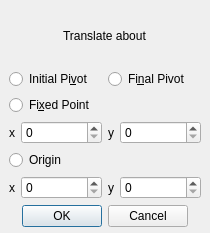
<?xml version="1.0" encoding="UTF-8"?>
<ui version="4.0">
 <class>Translate_dialog</class>
 <widget class="QDialog" name="Translate_dialog">
  <property name="geometry">
   <rect>
    <x>0</x>
    <y>0</y>
    <width>210</width>
    <height>233</height>
   </rect>
  </property>
  <property name="minimumSize">
   <size>
    <width>210</width>
    <height>233</height>
   </size>
  </property>
  <property name="maximumSize">
   <size>
    <width>210</width>
    <height>233</height>
   </size>
  </property>
  <property name="windowTitle">
   <string>Dialog</string>
  </property>
  <widget class="QPushButton" name="pushButton">
   <property name="geometry">
    <rect>
     <x>9</x>
     <y>233</y>
     <width>80</width>
     <height>26</height>
    </rect>
   </property>
   <property name="text">
    <string>PushButton</string>
   </property>
  </widget>
  <widget class="QWidget" name="layoutWidget">
   <property name="geometry">
    <rect>
     <x>9</x>
     <y>9</y>
     <width>192</width>
     <height>218</height>
    </rect>
   </property>
   <layout class="QVBoxLayout" name="verticalLayout">
    <item alignment="Qt::AlignHCenter">
     <widget class="QLabel" name="label">
      <property name="text">
       <string>Translate about</string>
      </property>
     </widget>
    </item>
    <item>
     <layout class="QHBoxLayout" name="horizontalLayout_2">
      <item>
       <widget class="QRadioButton" name="initial_pivot">
        <property name="text">
         <string>Initial Pi&amp;vot</string>
        </property>
       </widget>
      </item>
      <item>
       <widget class="QRadioButton" name="final_pivot">
        <property name="text">
         <string>Fi&amp;nal Pivot</string>
        </property>
       </widget>
      </item>
     </layout>
    </item>
    <item>
     <widget class="QRadioButton" name="fixed_point">
      <property name="text">
       <string>Fi&amp;xed Point</string>
      </property>
     </widget>
    </item>
    <item>
     <layout class="QHBoxLayout" name="horizontalLayout_7">
      <item>
       <layout class="QHBoxLayout" name="horizontalLayout_4">
        <item>
         <widget class="QLabel" name="label_2">
          <property name="text">
           <string>x</string>
          </property>
         </widget>
        </item>
        <item>
         <widget class="QSpinBox" name="spinBox">
          <property name="sizePolicy">
           <sizepolicy hsizetype="MinimumExpanding" vsizetype="Fixed">
            <horstretch>0</horstretch>
            <verstretch>0</verstretch>
           </sizepolicy>
          </property>
         </widget>
        </item>
       </layout>
      </item>
      <item>
       <layout class="QHBoxLayout" name="horizontalLayout_3">
        <item>
         <widget class="QLabel" name="label_3">
          <property name="text">
           <string>y</string>
          </property>
         </widget>
        </item>
        <item>
         <widget class="QSpinBox" name="spinBox_2">
          <property name="sizePolicy">
           <sizepolicy hsizetype="MinimumExpanding" vsizetype="Fixed">
            <horstretch>0</horstretch>
            <verstretch>0</verstretch>
           </sizepolicy>
          </property>
         </widget>
        </item>
       </layout>
      </item>
     </layout>
    </item>
    <item>
     <widget class="QRadioButton" name="origin">
      <property name="text">
       <string>Origin</string>
      </property>
     </widget>
    </item>
    <item>
     <layout class="QHBoxLayout" name="horizontalLayout">
      <item>
       <layout class="QHBoxLayout" name="horizontalLayout_6">
        <item>
         <widget class="QLabel" name="label_5">
          <property name="text">
           <string>x</string>
          </property>
         </widget>
        </item>
        <item>
         <widget class="QSpinBox" name="spinBox_4">
          <property name="sizePolicy">
           <sizepolicy hsizetype="MinimumExpanding" vsizetype="Fixed">
            <horstretch>0</horstretch>
            <verstretch>0</verstretch>
           </sizepolicy>
          </property>
         </widget>
        </item>
       </layout>
      </item>
      <item>
       <layout class="QHBoxLayout" name="horizontalLayout_5">
        <item>
         <widget class="QLabel" name="label_4">
          <property name="text">
           <string>y</string>
          </property>
         </widget>
        </item>
        <item>
         <widget class="QSpinBox" name="spinBox_3">
          <property name="sizePolicy">
           <sizepolicy hsizetype="MinimumExpanding" vsizetype="Fixed">
            <horstretch>0</horstretch>
            <verstretch>0</verstretch>
           </sizepolicy>
          </property>
         </widget>
        </item>
       </layout>
      </item>
     </layout>
    </item>
    <item alignment="Qt::AlignHCenter">
     <widget class="QDialogButtonBox" name="buttonBox">
      <property name="orientation">
       <enum>Qt::Horizontal</enum>
      </property>
      <property name="standardButtons">
       <set>QDialogButtonBox::Cancel|QDialogButtonBox::Ok</set>
      </property>
     </widget>
    </item>
   </layout>
  </widget>
 </widget>
 <resources/>
 <connections>
  <connection>
   <sender>buttonBox</sender>
   <signal>accepted()</signal>
   <receiver>Translate_dialog</receiver>
   <slot>accept()</slot>
   <hints>
    <hint type="sourcelabel">
     <x>248</x>
     <y>254</y>
    </hint>
    <hint type="destinationlabel">
     <x>157</x>
     <y>274</y>
    </hint>
   </hints>
  </connection>
  <connection>
   <sender>buttonBox</sender>
   <signal>rejected()</signal>
   <receiver>Translate_dialog</receiver>
   <slot>reject()</slot>
   <hints>
    <hint type="sourcelabel">
     <x>316</x>
     <y>260</y>
    </hint>
    <hint type="destinationlabel">
     <x>286</x>
     <y>274</y>
    </hint>
   </hints>
  </connection>
 </connections>
</ui>
